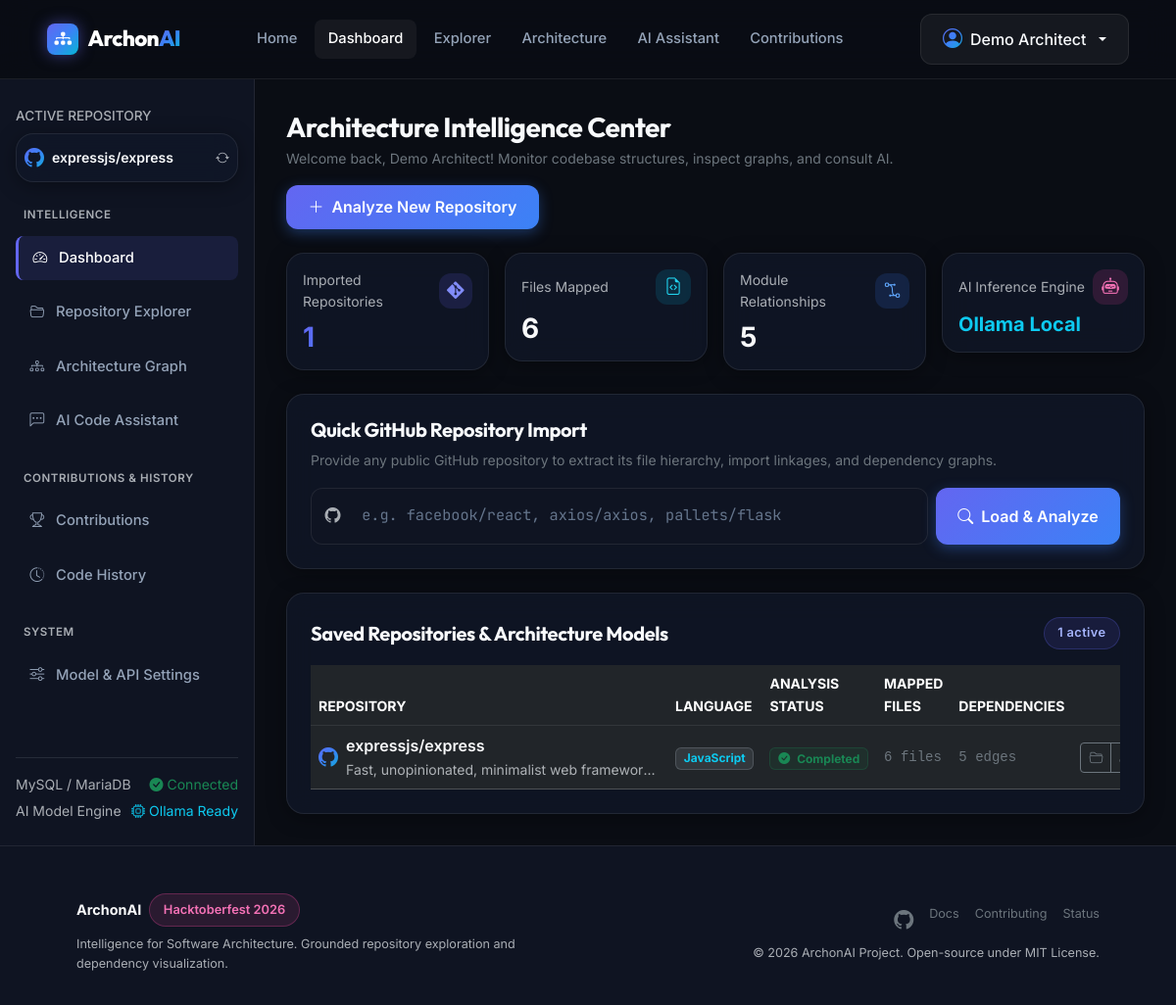
/dashboard.php (signed in), run on the app's committed database.
### tables this page shows
CREATE TABLE IF NOT EXISTS `analyses` (
    `id` BIGINT UNSIGNED NOT NULL AUTO_INCREMENT,
    `repository_id` BIGINT UNSIGNED NOT NULL,
    `status` ENUM('queued', 'processing', 'completed', 'failed') NOT NULL DEFAULT 'queued',
    `summary` LONGTEXT DEFAULT NULL,
    `model_name` VARCHAR(100) DEFAULT NULL,
    `error_message` TEXT DEFAULT NULL,
    `started_at` TIMESTAMP NULL DEFAULT NULL,
    `completed_at` TIMESTAMP NULL DEFAULT NULL,
    `created_at` TIMESTAMP NOT NULL DEFAULT CURRENT_TIMESTAMP,
    PRIMARY KEY (`id`),
    INDEX `idx_repo_analysis_status` (`repository_id`, `status`, `created_at`),
    CONSTRAINT `fk_analyses_repo` FOREIGN KEY (`repository_id`) REFERENCES `repositories` (`id`) ON DELETE CASCADE
);

CREATE TABLE IF NOT EXISTS `repositories` (
    `id` BIGINT UNSIGNED NOT NULL AUTO_INCREMENT,
    `user_id` BIGINT UNSIGNED NOT NULL,
    `github_repo_id` BIGINT UNSIGNED NOT NULL,
    `full_name` VARCHAR(255) NOT NULL,
    `description` TEXT DEFAULT NULL,
    `default_branch` VARCHAR(100) NOT NULL DEFAULT 'main',
    `primary_language` VARCHAR(100) DEFAULT NULL,
    `html_url` VARCHAR(255) NOT NULL,
    `visibility` VARCHAR(50) NOT NULL DEFAULT 'public',
    `created_at` TIMESTAMP NOT NULL DEFAULT CURRENT_TIMESTAMP,
    `updated_at` TIMESTAMP NOT NULL DEFAULT CURRENT_TIMESTAMP ON UPDATE CURRENT_TIMESTAMP,
    PRIMARY KEY (`id`),
    UNIQUE KEY `uk_user_repo` (`user_id`, `github_repo_id`),
    INDEX `idx_repo_fullname` (`full_name`),
    CONSTRAINT `fk_repos_user` FOREIGN KEY (`user_id`) REFERENCES `users` (`id`) ON DELETE CASCADE
);

### includes/auth.php (called while the page is built, shortened)
<?php
require_once __DIR__ . '/../config/database.php';
function auth_user(): ?array {
    return $_SESSION['user'] ?? null;
}
function auth_id(): ?int {
    return isset($_SESSION['user']['id']) ? (int)$_SESSION['user']['id'] : null;
}

### config/app.php (called while the page is built, shortened)
<?php
$projectRoot = dirname(__DIR__);
if (!function_exists('env')) {
    function env(string $key, mixed $default = null): mixed {
        $value = $_ENV[$key] ?? $_SERVER[$key] ?? getenv($key);
        $lower = strtolower((string)$value);
        if ($lower === 'true') return true;
        return $value;
    }
}
if (!function_exists('app_url')) {
    function app_url(string $path = ''): string {
        $configured = rtrim((string)env('APP_URL', ''), '/');
        if (!empty($configured) && isset($_SERVER['HTTP_HOST'])) {
            $cleanPath = ltrim($path, '/');
            return empty($cleanPath) ? $configured : $configured . '/' . $cleanPath;
        }
        $scheme = (!empty($_SERVER['HTTPS']) && $_SERVER['HTTPS'] !== 'off') ? 'https://' : 'http://';
        $host = $_SERVER['HTTP_HOST'] ?? 'localhost';
        $base = rtrim($scheme . $host . $baseDir, '/\\');
        $cleanPath = ltrim($path, '/');
        return empty($cleanPath) ? $base : $base . '/' . $cleanPath;
    }
}
return [
    'name' => env('APP_NAME', 'ArchonAI'),
    'env' => env('APP_ENV', 'development'),
    'debug' => (bool)env('APP_DEBUG', true),
    'url' => env('APP_URL', 'http://localhost/Hacktoberfest_2026/archonai'),
    'version' => '1.0.0-hacktoberfest2026',
    'timezone' => 'UTC',
    'root_path' => $projectRoot,
    'storage_path' => $projectRoot . '/storage',
];

### config/database.php (called while the page is built, shortened)
<?php
require_once __DIR__ . '/app.php';
class Database {
    private static ?PDO $instance = null;
    public static function getConnection(): PDO {
        return self::$instance;
    }
    private static function init(): void {
        $host = (string)env('DB_HOST', '127.0.0.1');
        $port = (int)env('DB_PORT', 3306);
        $db   = (string)env('DB_DATABASE', 'archonai');
        $user = (string)env('DB_USERNAME', 'root');
        $pass = (string)env('DB_PASSWORD', '');
        $charset = (string)env('DB_CHARSET', 'utf8mb4');
        $dsn = "mysql:host={$host};port={$port};dbname={$db};charset={$charset}";
        $options = [
            PDO::ATTR_ERRMODE            => PDO::ERRMODE_EXCEPTION,
            PDO::ATTR_DEFAULT_FETCH_MODE => PDO::FETCH_ASSOC,
            PDO::ATTR_EMULATE_PREPARES   => false,
            PDO::MYSQL_ATTR_INIT_COMMAND => "SET NAMES {$charset} COLLATE utf8mb4_unicode_ci"
        ];
        try {
            self::$instance = new PDO($dsn, $user, $pass, $options);
        } catch (PDOException $e) {
            $safeMsg = sprintf(
                "Database connection error: %s [Host: %s, Port: %d, DB: %s]",
                $e->getMessage(),
                $host,
                $port,
                $db
            );
            error_log($safeMsg);
            if (env('APP_DEBUG', false)) {
                throw new PDOException("Database connection failed for '{$db}' at {$host}:{$port}. " . $e->getMessage(), (int)$e->getCode());
            } else {
                throw new PDOException("Database connection unavailable. Please check system logs.", 500);
            }
        }
    }
}
function db(): PDO {
    return Database::getConnection();
}

### src/Repositories/RepositoryRepository.php (called while the page is built, shortened)
<?php
require_once __DIR__ . '/../../config/database.php';
class RepositoryRepository {
    private PDO $db;
    public function __construct() {
        $this->db = db();
    }
    public function getByUserId(int $userId): array {
        $stmt = $this->db->prepare(
            "SELECT r.*,
                    a.id as latest_analysis_id,
                    a.status as analysis_status,
                    a.summary as analysis_summary,
                    (SELECT COUNT(*) FROM analysis_files af WHERE af.analysis_id = a.id) as files_count,
                    (SELECT COUNT(*) FROM dependencies d WHERE d.analysis_id = a.id) as dependencies_count
             FROM repositories r
             LEFT JOIN analyses a ON a.id = (
                 SELECT id FROM analyses sub
                 WHERE sub.repository_id = r.id
                 ORDER BY sub.created_at DESC LIMIT 1
             )
             WHERE r.user_id = :user_id
             ORDER BY r.updated_at DESC"
        );
        $stmt->execute(['user_id' => $userId]);
        return $stmt->fetchAll();
    }
}

### dashboard.php (the view, shortened to what this page needs)
<?php
require_once __DIR__ . '/includes/auth.php';
require_once __DIR__ . '/src/Repositories/RepositoryRepository.php';
$userId = auth_id();
$repoRepo = new \ArchonAI\Repositories\RepositoryRepository();
$userRepos = $repoRepo->getByUserId($userId);
$totalRepos = count($userRepos);
$totalFilesAnalyzed = array_sum(array_column($userRepos, 'files_count'));
$totalDependencies = array_sum(array_column($userRepos, 'dependencies_count'));
require_once __DIR__ . '/includes/header.php';
require_once __DIR__ . '/includes/navbar.php';
?>
<div class="dashboard-layout">
    <?php require_once __DIR__ . '/includes/sidebar.php'; ?>
    <main class="dashboard-content">
        <div class="d-flex flex-wrap align-items-center justify-content-between gap-3 mb-4">
            <div>
                <h1 class="h3 fw-bold mb-1">Architecture Intelligence Center</h1>
                <p class="text-secondary small mb-0">Welcome back, <?= htmlspecialchars($currentUser['name'], ENT_QUOTES, 'UTF-8') ?>! Monitor codebase structures, inspect graphs, and consult AI.</p>
            </div>
            <a href="<?= app_url('pages/explorer.php') ?>" class="btn btn-archon-primary d-flex align-items-center gap-2">
                <i class="bi bi-plus-lg"></i>
                <span>Analyze New Repository</span>
            </a>
        </div>
        <div class="row g-3 mb-4">
            <div class="col-sm-6 col-xl-3">
                <div class="archon-card p-3">
                    <div class="d-flex align-items-center justify-content-between mb-2">
                        <span class="text-muted small">Imported Repositories</span>
                        <div class="feature-icon-box feature-icon-indigo m-0" style="width: 36px; height: 36px; font-size: 1.1rem;">
                            <i class="bi bi-git"></i>
                        </div>
                    </div>
                    <div class="h3 fw-bold mb-0 text-gradient"><?= number_format($totalRepos) ?></div>
                </div>
            </div>
            <div class="col-sm-6 col-xl-3">
                <div class="archon-card p-3">
                    <div class="d-flex align-items-center justify-content-between mb-2">
                        <span class="text-muted small">Files Mapped</span>
                        <div class="feature-icon-box feature-icon-cyan m-0" style="width: 36px; height: 36px; font-size: 1.1rem;">
                            <i class="bi bi-file-earmark-code"></i>
                        </div>
                    </div>
                    <div class="h3 fw-bold mb-0 text-light"><?= number_format($totalFilesAnalyzed) ?></div>
                </div>
            </div>
            <div class="col-sm-6 col-xl-3">
                <div class="archon-card p-3">
                    <div class="d-flex align-items-center justify-content-between mb-2">
                        <span class="text-muted small">Module Relationships</span>
                        <div class="feature-icon-box feature-icon-blue m-0" style="width: 36px; height: 36px; font-size: 1.1rem;">
                            <i class="bi bi-bezier2"></i>
                        </div>
                    </div>
                    <div class="h3 fw-bold mb-0 text-light"><?= number_format($totalDependencies) ?></div>
                </div>
            </div>
            <div class="col-sm-6 col-xl-3">
                <div class="archon-card p-3">
                    <div class="d-flex align-items-center justify-content-between mb-2">
                        <span class="text-muted small">AI Inference Engine</span>
                        <div class="feature-icon-box feature-icon-pink m-0" style="width: 36px; height: 36px; font-size: 1.1rem;">
                            <i class="bi bi-robot"></i>
                        </div>
                    </div>
                    <div class="h5 fw-bold mb-0 text-info">Ollama Local</div>
                </div>
            </div>
        </div>
        <div class="archon-card p-4 mb-4">
            <h2 class="h5 fw-bold mb-2">Quick GitHub Repository Import</h2>
            <p class="text-secondary small mb-3">Provide any public GitHub repository to extract its file hierarchy, import linkages, and dependency graphs.</p>
            <form action="<?= app_url('pages/explorer.php') ?>" method="GET" class="d-flex flex-wrap gap-2">
                <div class="repo-input-group flex-grow-1">
                    <span class="px-2 text-muted"><i class="bi bi-github"></i></span>
                    <input type="text" name="repo" placeholder="e.g. facebook/react, axios/axios, pallets/flask" required>
                </div>
                <button type="submit" class="btn btn-archon-primary">
                    <i class="bi bi-search me-1"></i> Load & Analyze
                </button>
            </form>
        </div>
        <div class="archon-card p-4">
            <div class="d-flex align-items-center justify-content-between mb-3">
                <h2 class="h5 fw-bold mb-0">Saved Repositories & Architecture Models</h2>
                <span class="badge-archon"><?= count($userRepos) ?> active</span>
            </div>
            <?php if (empty($userRepos)): ?>
                <div class="text-center py-5">
                    <div class="feature-icon-box feature-icon-indigo mx-auto mb-3">
                        <i class="bi bi-folder-x"></i>
                    </div>
                    <h3 class="h6 fw-bold">No repositories analyzed yet</h3>
                    <p class="text-muted small max-w-400 mx-auto mb-3">Enter any public GitHub repository name or URL above to generate your first architecture map.</p>
                </div>
            <?php else: ?>
                <div class="table-responsive">
                    <table class="table table-dark table-hover align-middle mb-0" style="background: transparent;">
                        <thead>
                            <tr class="text-muted small text-uppercase" style="border-bottom: 1px solid var(--border-color);">
                                <th>Repository</th>
                                <th>Language</th>
                                <th>Analysis Status</th>
                                <th>Mapped Files</th>
                                <th>Dependencies</th>
                                <th class="text-end">Actions</th>
                            </tr>
                        </thead>
                        <tbody>
                            <?php foreach ($userRepos as $repo): ?>
                                <tr>
                                    <td>
                                        <div class="d-flex align-items-center gap-2">
                                            <i class="bi bi-github text-gradient fs-5"></i>
                                            <div>
                                                <div class="fw-semibold text-light"><?= htmlspecialchars($repo['full_name'], ENT_QUOTES, 'UTF-8') ?></div>
                                                <div class="text-muted small text-truncate" style="max-width: 320px;">
                                                    <?= htmlspecialchars($repo['description'] ?? 'No description provided.', ENT_QUOTES, 'UTF-8') ?>
                                                </div>
                                            </div>
                                        </div>
                                    </td>
                                    <td>
                                        <span class="badge bg-secondary bg-opacity-25 text-info border border-secondary border-opacity-50">
                                            <?= htmlspecialchars($repo['primary_language'] ?? 'Multi', ENT_QUOTES, 'UTF-8') ?>
                                        </span>
                                    </td>
                                    <td>
                                        <?php if ($repo['analysis_status'] === 'completed'): ?>
                                            <span class="badge bg-success bg-opacity-10 text-success border border-success border-opacity-25">
                                                <i class="bi bi-check-circle-fill me-1"></i> Completed
                                            </span>
                                        <?php elseif ($repo['analysis_status'] === 'processing'): ?>
                                            <span class="badge bg-warning bg-opacity-10 text-warning border border-warning border-opacity-25">
                                                <span class="spinner-border spinner-border-sm me-1" role="status"></span> Processing
                                            </span>
                                        <?php else: ?>
                                            <span class="badge bg-info bg-opacity-10 text-info border border-info border-opacity-25">
                                                Queued
                                            </span>
                                        <?php endif; ?>
                                    </td>
                                    <td class="text-secondary small font-monospace">
                                        <?= (int)$repo['files_count'] ?> files
                                    </td>
                                    <td class="text-secondary small font-monospace">
                                        <?= (int)$repo['dependencies_count'] ?> edges
                                    </td>
                                    <td class="text-end">
                                        <div class="btn-group btn-group-sm">
                                            <a href="<?= app_url('pages/explorer.php?repo=' . urlencode($repo['full_name'])) ?>" class="btn btn-outline-secondary" title="File Explorer">
                                                <i class="bi bi-folder2-open"></i>
                                            </a>
                                            <a href="<?= app_url('pages/architecture.php?repo=' . urlencode($repo['full_name'])) ?>" class="btn btn-outline-secondary" title="Architecture Graph">
                                            </a>
                                        </div>
                                    </td>
                                </tr>
                            <?php endforeach; ?>
                        </tbody>
                    </table>
                </div>
            <?php endif; ?>
        </div>
    </main>
</div>
<?php require_once __DIR__ . '/includes/footer.php'; ?>

### data on the page
analyses: repository.full_name "expressjs/express", repository.description "Fast, unopinionated, minimalist web framewor…", repository.primary_language "JavaScript", status "completed" (drawn), files_count "6", dependencies_count "5"

### other printed values
$currentUser['name'] "Demo Architect"
$currentRepoName "expressjs/express"
$totalRepos "1"
$totalFilesAnalyzed "6"
$totalDependencies "5"
count($userRepos) "1"
